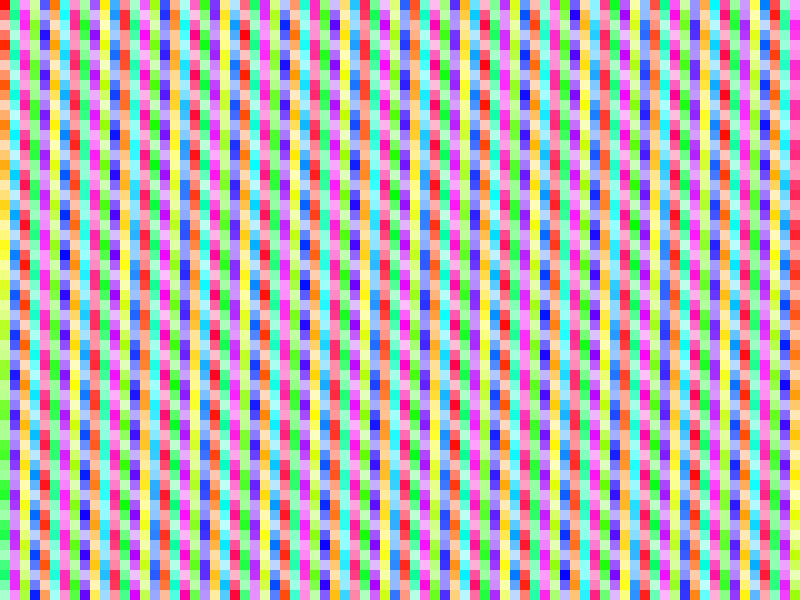
#> input picture helper programs/colour space tests/hsvscaled_of_v3.1_189.5_76_80x60.png, 800 x 600 px
$ python channel_splitter.py
#> lines starting #> are read from the running program, lines starting #| are printed output that depends on the picture
from PIL import Image

RGB = ("R","G","B")

while 1:
	filename= input("Filename: ")
#> the answer given: colour space tests/hsvscaled_of_v3.1_189.5_76_80x60.png
	src 	= Image.open(filename).convert("RGB")
#> src is the input picture: PIL image 800x600 RGB; mean R, G, B 175.8, 175.5, 174.7

	for i,band in enumerate(src.split()): band.convert("L").save(f"{RGB[i]} {filename}")
#> this loop made 3 passes
#> pass 1, `for i,band in enumerate(src.split()): band.convert("L").save(f"{RGB[i]..`:
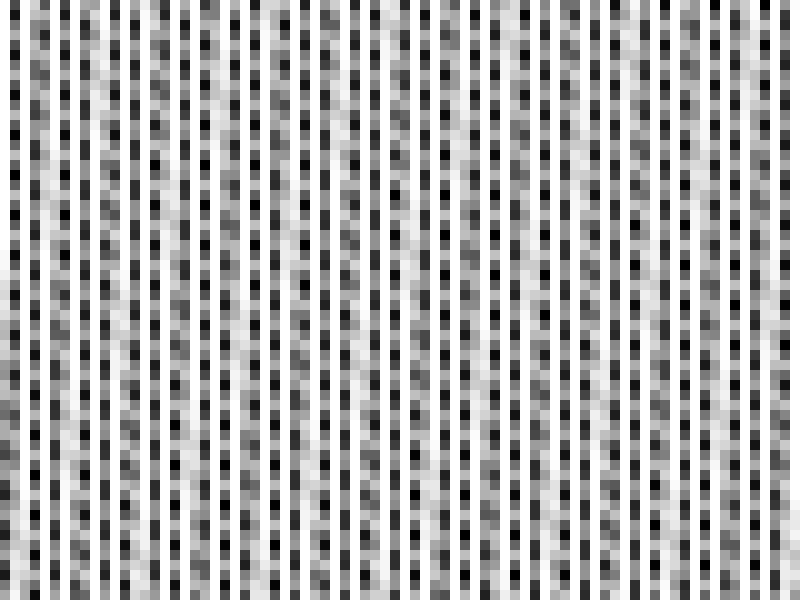
#> saved as hsvscaled_of_v3.1_189.5_76_80x60.png: PIL image 800x600 L; min 0, max 255, mean 175.8
#> pass 2, `for i,band in enumerate(src.split()): band.convert("L").save(f"{RGB[i]..`:
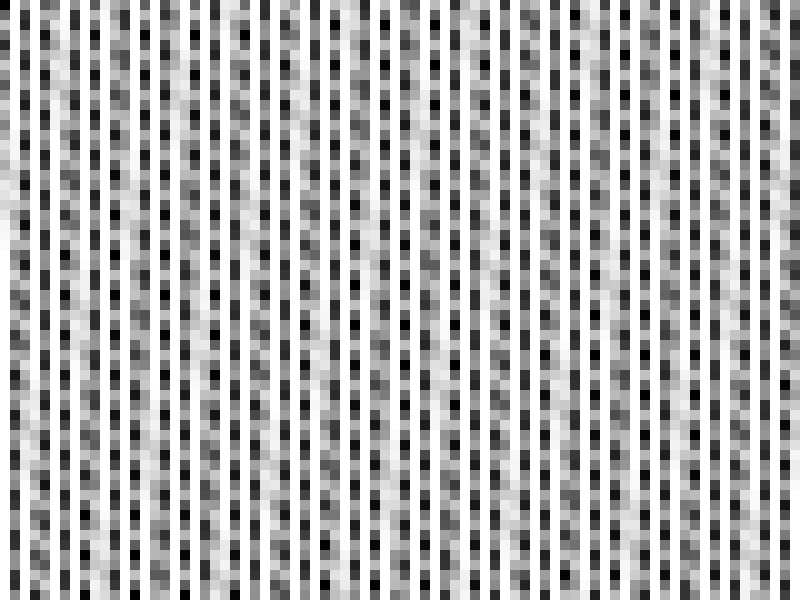
#> saved as hsvscaled_of_v3.1_189.5_76_80x60.png: PIL image 800x600 L; min 0, max 255, mean 175.5
#> (the run stopped early here; a loop or call above may not have finished)
